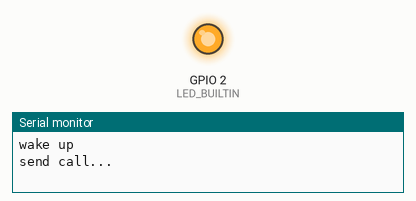
This sketch was run on a simulated ESP8266 (NodeMCU). Shown: output pins drawn as LEDs (lit = HIGH, except the on-board LED, lit = LOW), the last lines printed to the serial monitor. WiFi joins after 1.5 s; servers stay silent unless stated; uploads are accepted with an empty reply. At 2.9 s the program puts the board to deep sleep or switches it off; the recording ends there.

Above: at 0.1 s.
At 2.0 s:
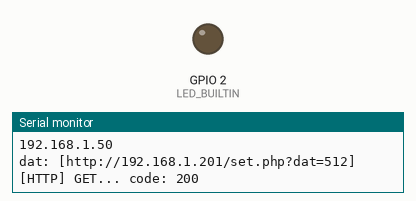
Timing chart, 0 to 2.9 s (numbered marks = the images above):
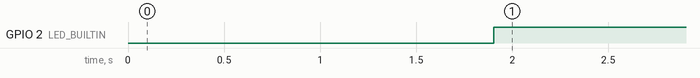

The sketch:

DeepSleep1-esp8266.ino
```cpp
#include <Arduino.h>

#include <ESP8266WiFi.h>
#include <ESP8266HTTPClient.h>
//#include "c_types.h"
#include <NTPClient.h>
#include <WiFiUdp.h>


void ledx(int lev1, int lev2, int tim)
{
	digitalWrite(LED_BUILTIN, lev1);   // turn the LED on (HIGH is the voltage level)
	delay(tim);                       // wait for a second
	digitalWrite(LED_BUILTIN, lev2);    // turn the LED off by making the voltage LOW
}//


int lev1 = HIGH;
int lev2 = LOW;

#define  SENSOR      A0


const char* ssid = "HomeAsus_X";
const char* password = "atlana8312";
//const char* url = "192.168.2.107/datt.php";

/*
bool tConnect()
{
  int n = 0;
  while (WiFi.status() != WL_CONNECTED) {
    delay(500);
    n++;
    Serial.print("+");
    if ( n >= 10 )
      return false;
  }
  return true;
}


static uint32 *rtc = (uint32 *)0x60000700;

void nk_deepsleep(uint32 time_us) {
  rtc[0] = 0x30;
  rtc[1] = rtc[7] + 5;
  rtc[3] = 0x10010;
  rtc[4] = 0;
  rtc[6] = 8;
  rtc[17] = 4;
  rtc[2] = 1 << 20;
  ets_delay_us(10);
  rtc[0] &= 0xFCF;
  rtc[0] = 0;
  rtc[1] = rtc[7] + (45 * (time_us >> 8));
  rtc[3] = 0x640C8;
  rtc[6] = 0x18;
  rtc[16] = 0x7F;
  rtc[17] = 0x20;
  rtc[39] = 0x11;
  rtc[40] = 0x03;
  rtc[2] = 1 << 20;
  __asm volatile("waiti 0");
}
*/


// the setup function runs once when you press reset or power the board
void setup()
{
	char buf[256];
	Serial.begin(115200);
	Serial.setTimeout(2000);

	Serial.println("\n\nwake up");

	// initialize digital pin LED_BUILTIN as an output.
	pinMode(LED_BUILTIN, OUTPUT);
	//pinMode(D0, WAKEUP_PULLUP);

	Serial.println("send call...");
	if ( 1 ){
		lev1 = LOW;
		lev2 = HIGH;
	}

	WiFi.mode(WIFI_STA);
	WiFi.begin(ssid, password);

	while (WiFi.status() != WL_CONNECTED) {
		delay(500);
		Serial.print(".");
	}
	Serial.println("");
	Serial.println("WiFi connected");
	Serial.println("IP address: ");
	Serial.println(WiFi.localIP());

//  WiFiUDP udp;
  // Время в миллисекундах (NTPClient(udp, "pool.ntp.org", offset_sec, interval_ms))
  //NTPClient timeClient(udp, "pool.ntp.org", 3 * 3600, 60000);
//  NTPClient timeClient(udp);
//  timeClient.begin();
//  delay(200);
//  timeClient.update(); // Обновляем время
//  delay(200);
//  timeClient.update(); // Обновляем время
//  Serial.println(timeClient.getFormattedTime());

	uint16_t sensor = analogRead(SENSOR);    // Читаем данные с датчика,

	sprintf(buf, "http://192.168.1.201/set.php?dat=%d", sensor);
	Serial.print("dat: [");
	Serial.print(buf);
	Serial.println("]");

	WiFiClient client;
	HTTPClient http;
	if ( http.begin(client, buf) ){  // HTTP

		int httpCode = http.GET();

      // httpCode will be negative on error
      //if (httpCode > 0) {
        // HTTP header has been send and Server response header has been handled
        Serial.printf("[HTTP] GET... code: %d\n", httpCode);

        // file found at server
        //if (httpCode == HTTP_CODE_OK || httpCode == HTTP_CODE_MOVED_PERMANENTLY) {
        //  String payload = http.getString();
        //  Serial.println(payload);
        //}
      //} else {
      //  Serial.printf("[HTTP] GET... failed, error: %s\n", http.errorToString(httpCode).c_str());
      //}

		http.end();
		//Serial.println("done");
	}

	ledx(lev1, lev2, 200);
	//delay(200);                       // wait for a second
	//ledx(lev1, lev2, 200);
	delay(1000);                       // wait for a second
	Serial.println("...sleeeeep...");

	ESP.deepSleep(3600 * 1000000);
	//nk_deepsleep(10000000);
	//Serial.println("5");
	delay(10);
	//Serial.println("6");

}// setup


// the loop function runs over and over again forever
void loop()
{

//  ledx(lev1, lev2, 100);
//  delay(200);                       // wait for a second
//  ledx(lev1, lev2, 100);
//  delay(1000);                       // wait for a second
/*
  digitalWrite(LED_BUILTIN, lev1);   // turn the LED on (HIGH is the voltage level)
  delay(200);                       // wait for a second
  digitalWrite(LED_BUILTIN, lev2);    // turn the LED off by making the voltage LOW
  delay(200);                       // wait for a second
  digitalWrite(LED_BUILTIN, lev1);   // turn the LED on (HIGH is the voltage level)
  delay(200);                       // wait for a second
  digitalWrite(LED_BUILTIN, lev2);    // turn the LED off by making the voltage LOW
  delay(1000); */                      // wait for a second
}// loop
```

Measured:
- by itself, GPIO 2 (LED_BUILTIN): LOW → HIGH at 1.9 s
